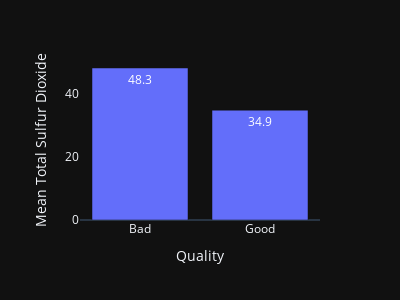

Notebook code for this chart:
### Code cell
fig = px.bar(wine_count_df,
            x= 'quality_classif',
            y= 'total sulfur dioxide',
            text= 'total sulfur dioxide',
            template= 'plotly_dark',
            width= 400,
            height= 300)

fig.update_xaxes(showgrid=False, 
                 title_text='Quality',
                )

fig.update_yaxes(showgrid=False,
                 title_text='Mean Total Sulfur Dioxide')

fig.update_traces(textposition='auto', 
                    texttemplate='%{text:.3s}' 
                 )

fig.show()

### Figure 1 — Plotly figure (JSON) as saved in the notebook; plotly's stock layout.template omitted (floating-point values rounded to 4 significant figures)
{"data": [{"alignmentgroup": "True", "hoverlabel": {"namelength": 0}, "hovertemplate": "quality_classif=%{x}<br>total sulfur dioxide=%{text}", "legendgroup": "", "marker": {"color": "#636efa"}, "name": "", "offsetgroup": "", "orientation": "v", "showlegend": false, "text": [48.29, 34.89], "textposition": "auto", "texttemplate": "%{text:.3s}", "type": "bar", "x": ["Bad", "Good"], "xaxis": "x", "y": [48.29, 34.89], "yaxis": "y"}], "layout": {"barmode": "relative", "height": 300, "legend": {"tracegroupgap": 0}, "margin": {"t": 60}, "width": 400, "xaxis": {"anchor": "y", "domain": [0, 1], "showgrid": false, "title": {"text": "Quality"}}, "yaxis": {"anchor": "x", "domain": [0, 1], "showgrid": false, "title": {"text": "Mean Total Sulfur Dioxide"}}}}
